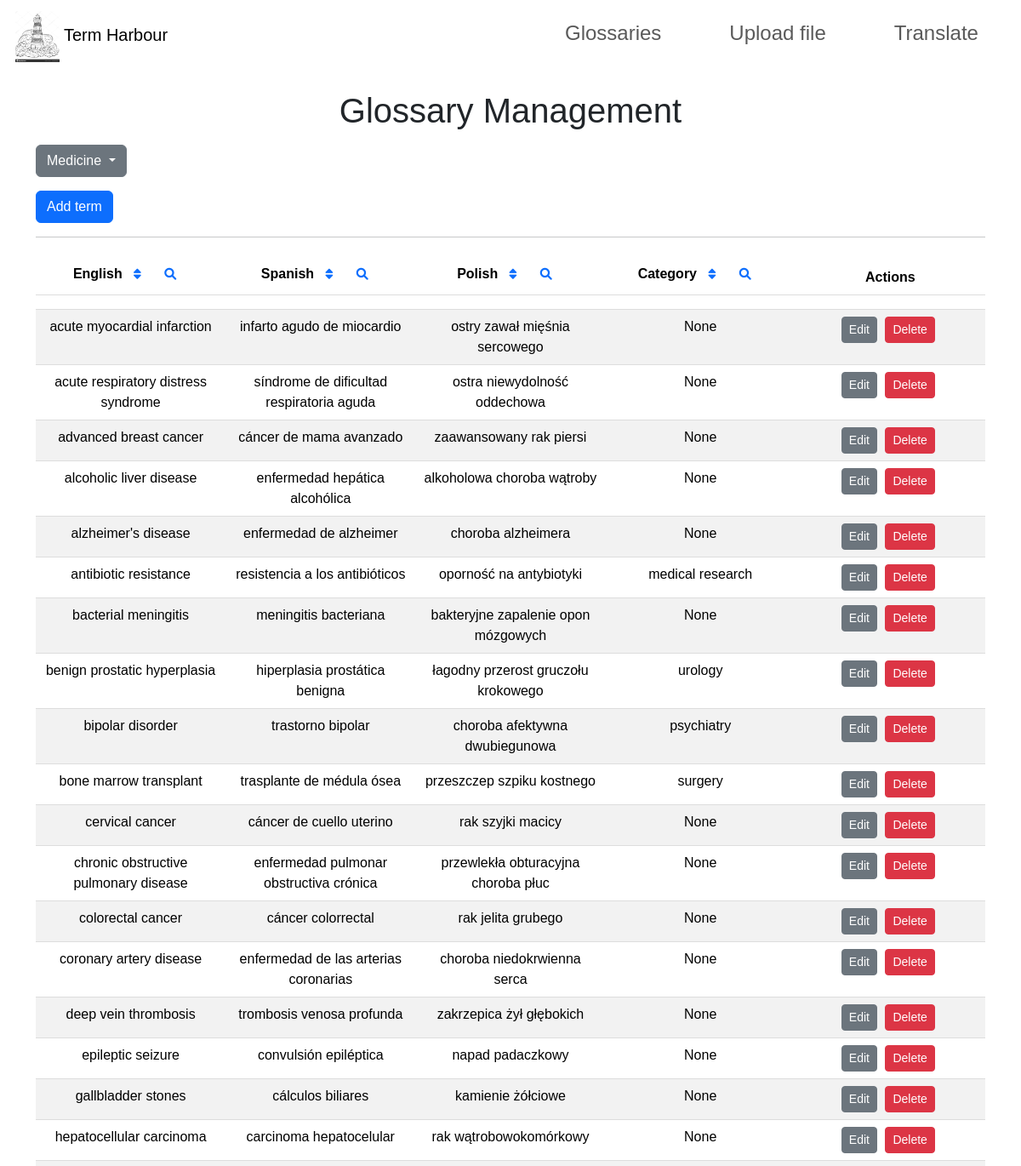
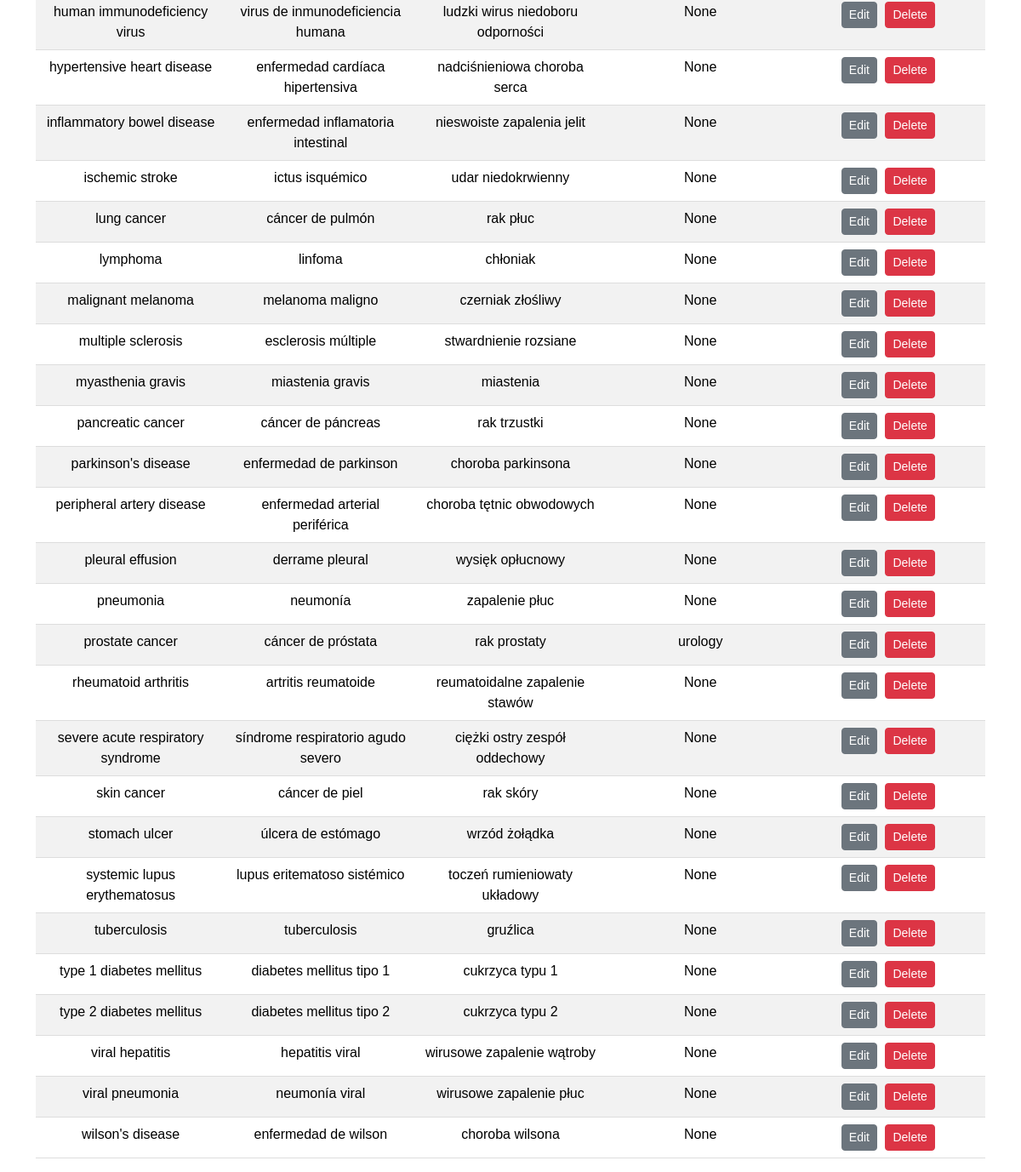
The page /glossary on the database its author committed (2 pictures, top to bottom).
### app.py (models this page shows)
class Glossary(db.Model):
    __tablename__ = 'medicine'
    english = db.Column(db.String(80), primary_key=True)
    spanish = db.Column(db.String(80), nullable=True)
    polish = db.Column(db.String(80), nullable=True)
    categories = db.Column(db.String(255), nullable=True)

### app.py (the view)
@app.route('/glossary')
def glossary():
    table_name = request.args.get('table', 'medicine')
    records = db.session.execute(text(f'SELECT * FROM {table_name}')).fetchall()
    return render_template('glossary.html', records=records, table=table_name)

### templates/glossary.html (shortened to what this page needs)
<!DOCTYPE html>
<html lang="en">
<head>
    <link rel="stylesheet" href="https://cdn.jsdelivr.net/npm/bootstrap@5.3.3/dist/css/bootstrap.min.css">
    <link rel="stylesheet" href="https://cdnjs.cloudflare.com/ajax/libs/font-awesome/6.0.0-beta3/css/all.min.css">
    <link rel="stylesheet" href="/glossary/glossary.css">
</head>
<body>
    {% include 'navbar.html' %}
    <div class="container">
        <h1 class="text-center">Glossary Management</h1>
        <div class="dropdown my-3">
            <button class="btn btn-secondary dropdown-toggle" type="button" id="dropdownMenuButton" data-bs-toggle="dropdown" aria-expanded="false">
                {{ table.capitalize() }}
            </button>
        </div>
        <button class="btn btn-primary" id="addRecordButton">Add term</button>
        <hr>
        <table class="table table-striped text-center">
            <thead>
                <tr>
                    <th style="width: 20%;">English
                        <button class="btn btn-sm btn-link sort-btn" data-column="english" data-order="asc">
                            <i class="fas fa-sort"></i>
                        </button>
                        <button class="btn btn-sm btn-link search-btn" data-column="english">
                            <i class="fas fa-search"></i>
                        </button>
                    </th>
                    <th style="width: 20%;">Spanish
                        <button class="btn btn-sm btn-link sort-btn" data-column="spanish" data-order="asc">
                            <i class="fas fa-sort"></i>
                        </button>
                        <button class="btn btn-sm btn-link search-btn" data-column="spanish">
                            <i class="fas fa-search"></i>
                        </button>
                    </th>
                    <th style="width: 20%;">Polish
                        <button class="btn btn-sm btn-link sort-btn" data-column="polish" data-order="asc">
                            <i class="fas fa-sort"></i>
                        </button>
                        <button class="btn btn-sm btn-link search-btn" data-column="polish">
                            <i class="fas fa-search"></i>
                        </button>
                    </th>
                    <th style="width: 20%;">Category
                        <button class="btn btn-sm btn-link sort-btn" data-column="categories" data-order="asc">
                            <i class="fas fa-sort"></i>
                        </button>
                        <button class="btn btn-sm btn-link search-btn" data-column="categories">
                            <i class="fas fa-search"></i>
                        </button>
                    </th>
                    <th style="width: 20%;">Actions</th>
                </tr>
                <tr>
                    <th><input type="text" class="form-control search-input" data-column="english" placeholder="Search English" style="display: none;"></th>
                    <th><input type="text" class="form-control search-input" data-column="spanish" placeholder="Search Spanish" style="display: none;"></th>
                    <th><input type="text" class="form-control search-input" data-column="polish" placeholder="Search Polish" style="display: none;"></th>
                    <th><input type="text" class="form-control search-input" data-column="categories" placeholder="Search Category" style="display: none;"></th>
                    <th></th>
                </tr>
            </thead>
            <tbody id="glossaryTableBody">
                {% for record in records %}
                <tr>
                    <td>{{ record.english }}</td>
                    <td>{{ record.spanish }}</td>
                    <td>{{ record.polish }}</td>
                    <td>{{ record.categories }}</td>
                    <td>
                        <button class="btn btn-secondary btn-sm edit-btn" data-english="{{ record.english }}">Edit</button>
                        <button class="btn btn-danger btn-sm delete-btn" data-english="{{ record.english }}">Delete</button>
                    </td>
                </tr>
                {% endfor %}
            </tbody>
        </table>
    </div>
</body>
</html>

### templates/navbar.html (shortened to what this page needs)
<nav class="navbar navbar-expand-lg">
  <a class="navbar-brand" href="/">
    <img
      src="{{ url_for('static', filename='logo.jpg') }}"
      height="60px"
      alt="logo"
      style="margin-left: 10%"
    />
    Term Harbour
  </a>
  <div
    class="collapse navbar-collapse justify-content-end"
    id="basic-navbar-nav"
  >
    <ul class="navbar-nav ml-auto" style="padding-left: 30%; padding-right: 2%">
      <li class="nav-item">
        <a
          class="nav-link"
          href="glossary"
          style="padding-left: 50px; padding-right: 30px"
        >
          <h4>Glossaries</h4>
        </a>
      </li>
      <li class="nav-item">
        <a
          class="nav-link"
          href="upload"
          style="padding-left: 50px; padding-right: 30px"
        >
          <h4>Upload file</h4>
        </a>
      </li>
      <li class="nav-item">
        <a
          class="nav-link"
          href="/"
          style="padding-left: 50px; padding-right: 30px"
        >
          <h4>Translate</h4>
        </a>
      </li>
    </ul>
  </div>
</nav>

### static/glossary/glossary.css (style rules this page uses)
body { font-family: Arial, sans-serif; }
h1 { text-align: center; margin-top: 20px; }
table { width: 100%; margin: 20px auto; border-collapse: collapse; }
th, td { padding: 12px; text-align: center; border-bottom: 1px solid #ddd; }
th { background-color: #f2f2f2; position: relative; }
.btn { margin-right: 5px; }

### rows shown on the page
Glossary: english "acute myocardial infarction", spanish "infarto agudo de miocardio", polish "ostry zawał mięśnia sercowego", categories "None"
Glossary: english "acute respiratory distress syndrome", spanish "síndrome de dificultad respiratoria aguda", polish "ostra niewydolność oddechowa", categories "None"
Glossary: english "advanced breast cancer", spanish "cáncer de mama avanzado", polish "zaawansowany rak piersi", categories "None"
Glossary: english "alcoholic liver disease", spanish "enfermedad hepática alcohólica", polish "alkoholowa choroba wątroby", categories "None"
Glossary: english "alzheimer's disease", spanish "enfermedad de alzheimer", polish "choroba alzheimera", categories "None"
Glossary: english "antibiotic resistance", spanish "resistencia a los antibióticos", polish "oporność na antybiotyki", categories "medical research"
Glossary: english "bacterial meningitis", spanish "meningitis bacteriana", polish "bakteryjne zapalenie opon mózgowych", categories "None"
Glossary: english "benign prostatic hyperplasia", spanish "hiperplasia prostática benigna", polish "łagodny przerost gruczołu krokowego", categories "urology"
Glossary: english "bipolar disorder", spanish "trastorno bipolar", polish "choroba afektywna dwubiegunowa", categories "psychiatry"
Glossary: english "bone marrow transplant", spanish "trasplante de médula ósea", polish "przeszczep szpiku kostnego", categories "surgery"
Glossary: english "cervical cancer", spanish "cáncer de cuello uterino", polish "rak szyjki macicy", categories "None"
Glossary: english "chronic obstructive pulmonary disease", spanish "enfermedad pulmonar obstructiva crónica", polish "przewlekła obturacyjna choroba płuc", categories "None"
Glossary: english "colorectal cancer", spanish "cáncer colorrectal", polish "rak jelita grubego", categories "None"
Glossary: english "coronary artery disease", spanish "enfermedad de las arterias coronarias", polish "choroba niedokrwienna serca", categories "None"
Glossary: english "deep vein thrombosis", spanish "trombosis venosa profunda", polish "zakrzepica żył głębokich", categories "None"
Glossary: english "epileptic seizure", spanish "convulsión epiléptica", polish "napad padaczkowy", categories "None"
Glossary: english "gallbladder stones", spanish "cálculos biliares", polish "kamienie żółciowe", categories "None"
Glossary: english "hepatocellular carcinoma", spanish "carcinoma hepatocelular", polish "rak wątrobowokomórkowy", categories "None"
Glossary: english "human immunodeficiency virus", spanish "virus de inmunodeficiencia humana", polish "ludzki wirus niedoboru odporności", categories "None"
Glossary: english "hypertensive heart disease", spanish "enfermedad cardíaca hipertensiva", polish "nadciśnieniowa choroba serca", categories "None"
Glossary: english "inflammatory bowel disease", spanish "enfermedad inflamatoria intestinal", polish "nieswoiste zapalenia jelit", categories "None"
Glossary: english "ischemic stroke", spanish "ictus isquémico", polish "udar niedokrwienny", categories "None"
Glossary: english "lung cancer", spanish "cáncer de pulmón", polish "rak płuc", categories "None"
Glossary: english "lymphoma", spanish "linfoma", polish "chłoniak", categories "None"
Glossary: english "malignant melanoma", spanish "melanoma maligno", polish "czerniak złośliwy", categories "None"
Glossary: english "multiple sclerosis", spanish "esclerosis múltiple", polish "stwardnienie rozsiane", categories "None"
Glossary: english "myasthenia gravis", spanish "miastenia gravis", polish "miastenia", categories "None"
Glossary: english "pancreatic cancer", spanish "cáncer de páncreas", polish "rak trzustki", categories "None"
Glossary: english "parkinson's disease", spanish "enfermedad de parkinson", polish "choroba parkinsona", categories "None"
Glossary: english "peripheral artery disease", spanish "enfermedad arterial periférica", polish "choroba tętnic obwodowych", categories "None"
Glossary: english "pleural effusion", spanish "derrame pleural", polish "wysięk opłucnowy", categories "None"
Glossary: english "pneumonia", spanish "neumonía", polish "zapalenie płuc", categories "None"
Glossary: english "prostate cancer", spanish "cáncer de próstata", polish "rak prostaty", categories "urology"
Glossary: english "rheumatoid arthritis", spanish "artritis reumatoide", polish "reumatoidalne zapalenie stawów", categories "None"
Glossary: english "severe acute respiratory syndrome", spanish "síndrome respiratorio agudo severo", polish "ciężki ostry zespół oddechowy", categories "None"
Glossary: english "skin cancer", spanish "cáncer de piel", polish "rak skóry", categories "None"
Glossary: english "stomach ulcer", spanish "úlcera de estómago", polish "wrzód żołądka", categories "None"
Glossary: english "systemic lupus erythematosus", spanish "lupus eritematoso sistémico", polish "toczeń rumieniowaty układowy", categories "None"
Glossary: english "tuberculosis", spanish "tuberculosis", polish "gruźlica", categories "None"
Glossary: english "type 1 diabetes mellitus", spanish "diabetes mellitus tipo 1", polish "cukrzyca typu 1", categories "None"
Glossary: english "type 2 diabetes mellitus", spanish "diabetes mellitus tipo 2", polish "cukrzyca typu 2", categories "None"
Glossary: english "viral hepatitis", spanish "hepatitis viral", polish "wirusowe zapalenie wątroby", categories "None"
Glossary: english "viral pneumonia", spanish "neumonía viral", polish "wirusowe zapalenie płuc", categories "None"
Glossary: english "wilson's disease", spanish "enfermedad de wilson", polish "choroba wilsona", categories "None"

### other values the page prints
{{ table.capitalize() }} "Medicine"
